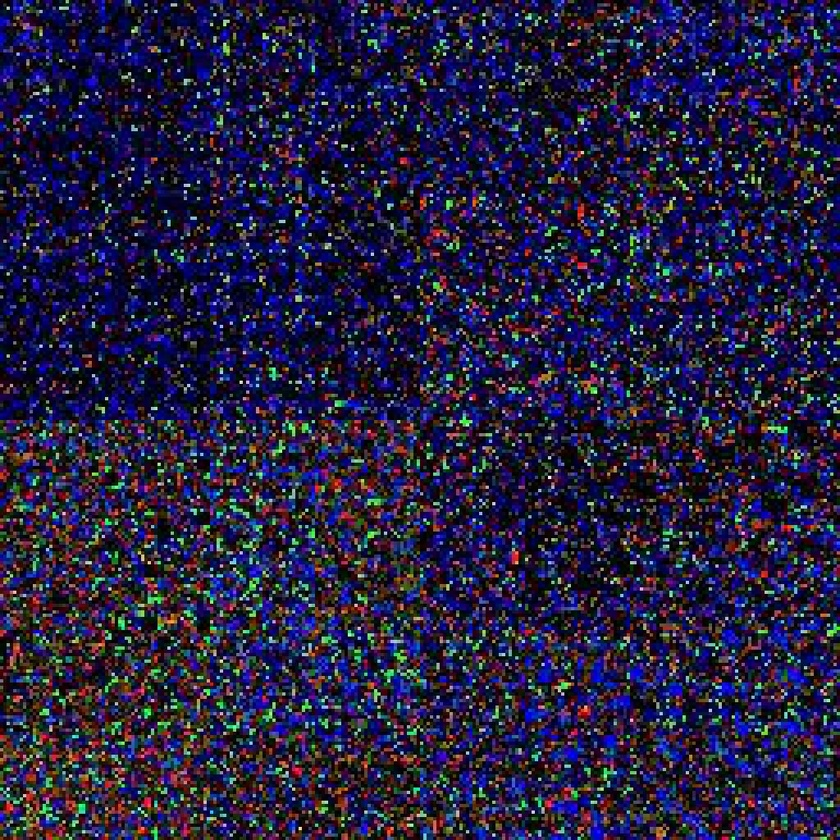
#> input picture final.jpg, 840 x 840 px, shrunk from 1024 x 1024 before the run, found by its file name
$ python hist.py
#> lines starting #> are read from the running program, lines starting #| are printed output that depends on the picture
from matplotlib import pyplot as plt
import cv2

img = cv2.imread("/home/ankit/Desktop/Medhavi/BTP/real-time-venc-sfc/final.jpg", 1)
#> img is the input picture: shape (840, 840, 3); mean B, G, R 63.6, 31.4, 36.2

plt.hist(img.ravel(),256,[0,256])

plt.show()
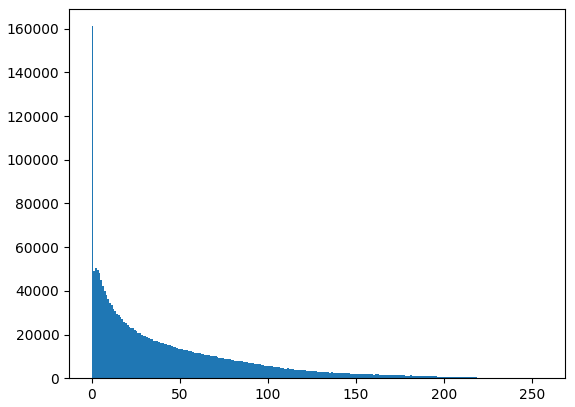
#> figure drawn by matplotlib, 1 panel; tallest bar 161127 high, from x = 0 to 1
